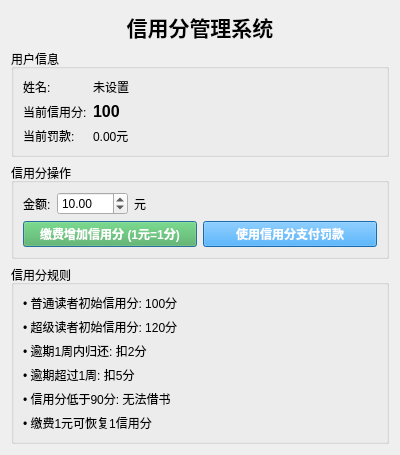
<?xml version="1.0" encoding="UTF-8"?>
<ui version="4.0">
 <class>CreditDialog</class>
 <widget class="QDialog" name="CreditDialog">
  <property name="geometry">
   <rect>
    <x>0</x>
    <y>0</y>
    <width>400</width>
    <height>387</height>
   </rect>
  </property>
  <property name="windowTitle">
   <string>信用分管理</string>
  </property>
  <layout class="QVBoxLayout" name="verticalLayout">
   <item>
    <widget class="QLabel" name="label">
     <property name="font">
      <font>
       <pointsize>16</pointsize>
       <weight>75</weight>
       <bold>true</bold>
      </font>
     </property>
     <property name="text">
      <string>信用分管理系统</string>
     </property>
     <property name="alignment">
      <set>Qt::AlignCenter</set>
     </property>
    </widget>
   </item>
   <item>
    <widget class="QGroupBox" name="groupBox">
     <property name="title">
      <string>用户信息</string>
     </property>
     <layout class="QFormLayout" name="formLayout">
      <item row="0" column="0">
       <widget class="QLabel" name="label_2">
        <property name="text">
         <string>姓名:</string>
        </property>
       </widget>
      </item>
      <item row="0" column="1">
       <widget class="QLabel" name="lblUserName">
        <property name="text">
         <string>未设置</string>
        </property>
       </widget>
      </item>
      <item row="1" column="0">
       <widget class="QLabel" name="label_4">
        <property name="text">
         <string>当前信用分:</string>
        </property>
       </widget>
      </item>
      <item row="1" column="1">
       <widget class="QLabel" name="lblCreditScore">
        <property name="font">
         <font>
          <pointsize>12</pointsize>
          <weight>75</weight>
          <bold>true</bold>
         </font>
        </property>
        <property name="text">
         <string>100</string>
        </property>
       </widget>
      </item>
      <item row="2" column="0">
       <widget class="QLabel" name="label_6">
        <property name="text">
         <string>当前罚款:</string>
        </property>
       </widget>
      </item>
      <item row="2" column="1">
       <widget class="QLabel" name="lblFines">
        <property name="text">
         <string>0.00元</string>
        </property>
       </widget>
      </item>
     </layout>
    </widget>
   </item>
   <item>
    <widget class="QGroupBox" name="groupBox_2">
     <property name="title">
      <string>信用分操作</string>
     </property>
     <layout class="QVBoxLayout" name="verticalLayout_2">
      <item>
       <layout class="QHBoxLayout" name="horizontalLayout">
        <item>
         <widget class="QLabel" name="label_3">
          <property name="text">
           <string>金额:</string>
          </property>
         </widget>
        </item>
        <item>
         <widget class="QDoubleSpinBox" name="spinAmount">
          <property name="minimum">
           <double>0.000000000000000</double>
          </property>
          <property name="maximum">
           <double>1000.000000000000000</double>
          </property>
          <property name="singleStep">
           <double>1.000000000000000</double>
          </property>
          <property name="value">
           <double>10.000000000000000</double>
          </property>
         </widget>
        </item>
        <item>
         <widget class="QLabel" name="label_5">
          <property name="text">
           <string>元</string>
          </property>
         </widget>
        </item>
        <item>
         <spacer name="horizontalSpacer">
          <property name="orientation">
           <enum>Qt::Horizontal</enum>
          </property>
          <property name="sizeHint" stdset="0">
           <size>
            <width>40</width>
            <height>20</height>
           </size>
          </property>
         </spacer>
        </item>
       </layout>
      </item>
      <item>
       <layout class="QHBoxLayout" name="horizontalLayout_2">
        <item>
         <widget class="QPushButton" name="btnAddCredit">
          <property name="styleSheet">
           <string notr="true">background-color: #4CAF50; color: white; font-weight: bold;</string>
          </property>
          <property name="text">
           <string>缴费增加信用分 (1元=1分)</string>
          </property>
         </widget>
        </item>
        <item>
         <widget class="QPushButton" name="btnPayWithCredit">
          <property name="styleSheet">
           <string notr="true">background-color: #2196F3; color: white; font-weight: bold;</string>
          </property>
          <property name="text">
           <string>使用信用分支付罚款</string>
          </property>
         </widget>
        </item>
       </layout>
      </item>
     </layout>
    </widget>
   </item>
   <item>
    <widget class="QGroupBox" name="groupBox_3">
     <property name="title">
      <string>信用分规则</string>
     </property>
     <layout class="QVBoxLayout" name="verticalLayout_3">
      <item>
       <widget class="QLabel" name="label_7">
        <property name="text">
         <string>• 普通读者初始信用分: 100分</string>
        </property>
       </widget>
      </item>
      <item>
       <widget class="QLabel" name="label_8">
        <property name="text">
         <string>• 超级读者初始信用分: 120分</string>
        </property>
       </widget>
      </item>
      <item>
       <widget class="QLabel" name="label_9">
        <property name="text">
         <string>• 逾期1周内归还: 扣2分</string>
        </property>
       </widget>
      </item>
      <item>
       <widget class="QLabel" name="label_10">
        <property name="text">
         <string>• 逾期超过1周: 扣5分</string>
        </property>
       </widget>
      </item>
      <item>
       <widget class="QLabel" name="label_11">
        <property name="text">
         <string>• 信用分低于90分: 无法借书</string>
        </property>
       </widget>
      </item>
      <item>
       <widget class="QLabel" name="label_12">
        <property name="text">
         <string>• 缴费1元可恢复1信用分</string>
        </property>
       </widget>
      </item>
     </layout>
    </widget>
   </item>
  </layout>
 </widget>
 <resources/>
 <connections/>
</ui>
